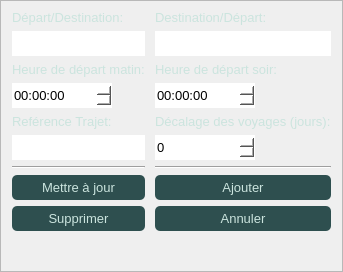
                         <widget class="QFrame" name="frame_7">
                          <property name="maximumSize">
                           <size>
                            <width>400</width>
                            <height>16777215</height>
                           </size>
                          </property>
                          <property name="frameShape">
                           <enum>QFrame::StyledPanel</enum>
                          </property>
                          <property name="frameShadow">
                           <enum>QFrame::Raised</enum>
                          </property>
                          <layout class="QGridLayout" name="gridLayout_11">
                           <property name="topMargin">
                            <number>9</number>
                           </property>
                           <property name="bottomMargin">
                            <number>0</number>
                           </property>
                           <property name="horizontalSpacing">
                            <number>10</number>
                           </property>
                           <item row="0" column="1">
                            <widget class="QLabel" name="label_20">
                             <property name="font">
                              <font>
                               <pointsize>10</pointsize>
                              </font>
                             </property>
                             <property name="styleSheet">
                              <string notr="true">color: rgb(203, 228, 222);</string>
                             </property>
                             <property name="text">
                              <string>Destination/Départ:</string>
                             </property>
                            </widget>
                           </item>
                           <item row="12" column="1">
                            <spacer name="verticalSpacer_7">
                             <property name="orientation">
                              <enum>Qt::Vertical</enum>
                             </property>
                             <property name="sizeHint" stdset="0">
                              <size>
                               <width>20</width>
                               <height>40</height>
                              </size>
                             </property>
                            </spacer>
                           </item>
                           <item row="1" column="1">
                            <widget class="QLineEdit" name="lieuArrive">
                             <property name="minimumSize">
                              <size>
                               <width>0</width>
                               <height>25</height>
                              </size>
                             </property>
                             <property name="font">
                              <font>
                               <pointsize>9</pointsize>
                              </font>
                             </property>
                             <property name="styleSheet">
                              <string notr="true">background-color: rgb(255, 255, 255);
border-radius: 0;</string>
                             </property>
                            </widget>
                           </item>
                           <item row="11" column="1">
                            <widget class="QPushButton" name="annulerTrajetBtn">
                             <property name="minimumSize">
                              <size>
                               <width>0</width>
                               <height>25</height>
                              </size>
                             </property>
                             <property name="font">
                              <font>
                               <pointsize>10</pointsize>
                              </font>
                             </property>
                             <property name="cursor">
                              <cursorShape>PointingHandCursor</cursorShape>
                             </property>
                             <property name="styleSheet">
                              <string notr="true">#annulerTrajetBtn {
	background-color: rgb(46, 79, 79);
	color: rgb(203, 228, 222);
	padding: 5px;
	border-radius: 5px;
}

#annulerTrajetBtn:Hover {
	background-color: rgb(44, 51, 51);
}</string>
                             </property>
                             <property name="text">
                              <string>Annuler</string>
                             </property>
                            </widget>
                           </item>
                           <item row="8" column="0">
                            <widget class="Line" name="line_5">
                             <property name="orientation">
                              <enum>Qt::Horizontal</enum>
                             </property>
                            </widget>
                           </item>
                           <item row="0" column="0">
                            <widget class="QLabel" name="label_19">
                             <property name="font">
                              <font>
                               <pointsize>10</pointsize>
                              </font>
                             </property>
                             <property name="styleSheet">
                              <string notr="true">color: rgb(203, 228, 222);</string>
                             </property>
                             <property name="text">
                              <string>Départ/Destination:</string>
                             </property>
                            </widget>
                           </item>
                           <item row="3" column="1">
                            <widget class="QTimeEdit" name="heureSoir_2">
                             <property name="minimumSize">
                              <size>
                               <width>0</width>
                               <height>25</height>
                              </size>
                             </property>
                             <property name="maximumSize">
                              <size>
                               <width>100</width>
                               <height>16777215</height>
                              </size>
                             </property>
                             <property name="font">
                              <font>
                               <pointsize>10</pointsize>
                              </font>
                             </property>
                             <property name="styleSheet">
                              <string notr="true">background-color: rgb(255, 255, 255);
border-radius: 0;</string>
                             </property>
                            </widget>
                           </item>
                           <item row="5" column="0">
                            <widget class="QLabel" name="label_2">
                             <property name="font">
                              <font>
                               <pointsize>10</pointsize>
                              </font>
                             </property>
                             <property name="styleSheet">
                              <string notr="true">color: rgb(203, 228, 222);</string>
                             </property>
                             <property name="text">
                              <string>Reférence Trajet:</string>
                             </property>
                            </widget>
                           </item>
                           <item row="2" column="1">
                            <widget class="QLabel" name="label_23">
                             <property name="font">
                              <font>
                               <pointsize>10</pointsize>
                              </font>
                             </property>
                             <property name="styleSheet">
                              <string notr="true">color: rgb(203, 228, 222);</string>
                             </property>
                             <property name="text">
                              <string>Heure de départ soir:</string>
                             </property>
                            </widget>
                           </item>
                           <item row="2" column="0">
                            <widget class="QLabel" name="label_21">
                             <property name="font">
                              <font>
                               <pointsize>10</pointsize>
                              </font>
                             </property>
                             <property name="styleSheet">
                              <string notr="true">color: rgb(203, 228, 222);</string>
                             </property>
                             <property name="text">
                              <string>Heure de départ matin:</string>
                             </property>
                            </widget>
                           </item>
                           <item row="3" column="0">
                            <widget class="QTimeEdit" name="heureMatin_2">
                             <property name="minimumSize">
                              <size>
                               <width>0</width>
                               <height>25</height>
                              </size>
                             </property>
                             <property name="maximumSize">
                              <size>
                               <width>100</width>
                               <height>16777215</height>
                              </size>
                             </property>
                             <property name="font">
                              <font>
                               <pointsize>10</pointsize>
                              </font>
                             </property>
                             <property name="styleSheet">
                              <string notr="true">background-color: rgb(255, 255, 255);
border-radius: 0;</string>
                             </property>
                            </widget>
                           </item>
                           <item row="1" column="0">
                            <widget class="QLineEdit" name="lieuDepart">
                             <property name="minimumSize">
                              <size>
                               <width>0</width>
                               <height>25</height>
                              </size>
                             </property>
                             <property name="font">
                              <font>
                               <pointsize>9</pointsize>
                              </font>
                             </property>
                             <property name="styleSheet">
                              <string notr="true">background-color: rgb(255, 255, 255);
border-radius: 0;</string>
                             </property>
                            </widget>
                           </item>
                           <item row="10" column="1">
                            <widget class="QPushButton" name="ajoutTrajetBtn">
                             <property name="minimumSize">
                              <size>
                               <width>0</width>
                               <height>25</height>
                              </size>
                             </property>
                             <property name="font">
                              <font>
                               <pointsize>10</pointsize>
                              </font>
                             </property>
                             <property name="cursor">
                              <cursorShape>PointingHandCursor</cursorShape>
                             </property>
                             <property name="styleSheet">
                              <string notr="true">#ajoutTrajetBtn {
	background-color: rgb(46, 79, 79);
	color: rgb(203, 228, 222);
	padding: 5px;
	border-radius: 5px;
}

#ajoutTrajetBtn:Hover {
	background-color: rgb(44, 51, 51);
}</string>
                             </property>
                             <property name="text">
                              <string>Ajouter</string>
                             </property>
                            </widget>
                           </item>
                           <item row="10" column="0">
                            <widget class="QPushButton" name="majTrajetBtn">
                             <property name="enabled">
                              <bool>true</bool>
                             </property>
                             <property name="minimumSize">
                              <size>
                               <width>0</width>
                               <height>25</height>
                              </size>
                             </property>
                             <property name="font">
                              <font>
                               <pointsize>10</pointsize>
                              </font>
                             </property>
                             <property name="cursor">
                              <cursorShape>PointingHandCursor</cursorShape>
                             </property>
                             <property name="styleSheet">
                              <string notr="true">#majTrajetBtn {
	background-color: rgb(46, 79, 79);
	color: rgb(203, 228, 222);
	padding: 5px;
	border-radius: 5px;
}

#majTrajetBtn:Hover {
	background-color: rgb(44, 51, 51);
}

</string>
                             </property>
                             <property name="text">
                              <string>Mettre à jour</string>
                             </property>
                            </widget>
                           </item>
                           <item row="11" column="0">
                            <widget class="QPushButton" name="supprTrajetBtn">
                             <property name="minimumSize">
                              <size>
                               <width>0</width>
                               <height>25</height>
                              </size>
                             </property>
                             <property name="font">
                              <font>
                               <pointsize>10</pointsize>
                              </font>
                             </property>
                             <property name="cursor">
                              <cursorShape>PointingHandCursor</cursorShape>
                             </property>
                             <property name="styleSheet">
                              <string notr="true">#supprTrajetBtn {
	background-color: rgb(46, 79, 79);
	color: rgb(203, 228, 222);
	padding: 5px;
	border-radius: 5px;
}

#supprTrajetBtn:Hover {
	background-color: rgb(44, 51, 51);
}</string>
                             </property>
                             <property name="text">
                              <string>Supprimer</string>
                             </property>
                            </widget>
                           </item>
                           <item row="8" column="1">
                            <widget class="Line" name="line_6">
                             <property name="orientation">
                              <enum>Qt::Horizontal</enum>
                             </property>
                            </widget>
                           </item>
                           <item row="12" column="0">
                            <spacer name="verticalSpacer_8">
                             <property name="orientation">
                              <enum>Qt::Vertical</enum>
                             </property>
                             <property name="sizeHint" stdset="0">
                              <size>
                               <width>20</width>
                               <height>40</height>
                              </size>
                             </property>
                            </spacer>
                           </item>
                           <item row="6" column="0">
                            <widget class="QLineEdit" name="referenceTrajet">
                             <property name="minimumSize">
                              <size>
                               <width>0</width>
                               <height>25</height>
                              </size>
                             </property>
                             <property name="font">
                              <font>
                               <pointsize>10</pointsize>
                              </font>
                             </property>
                             <property name="styleSheet">
                              <string notr="true">background-color: rgb(255, 255, 255);
border-radius: 0;</string>
                             </property>
                            </widget>
                           </item>
                           <item row="6" column="1">
                            <widget class="QSpinBox" name="decalage">
                             <property name="minimumSize">
                              <size>
                               <width>0</width>
                               <height>25</height>
                              </size>
                             </property>
                             <property name="maximumSize">
                              <size>
                               <width>100</width>
                               <height>16777215</height>
                              </size>
                             </property>
                             <property name="font">
                              <font>
                               <pointsize>10</pointsize>
                              </font>
                             </property>
                             <property name="styleSheet">
                              <string notr="true">background-color: rgb(255, 255, 255);
border-radius: 0;</string>
                             </property>
                            </widget>
                           </item>
                           <item row="5" column="1">
                            <widget class="QLabel" name="label_3">
                             <property name="font">
                              <font>
                               <pointsize>10</pointsize>
                              </font>
                             </property>
                             <property name="styleSheet">
                              <string notr="true">color: rgb(203, 228, 222);</string>
                             </property>
                             <property name="text">
                              <string>Décalage des voyages (jours):</string>
                             </property>
                            </widget>
                           </item>
                          </layout>
                         </widget>
